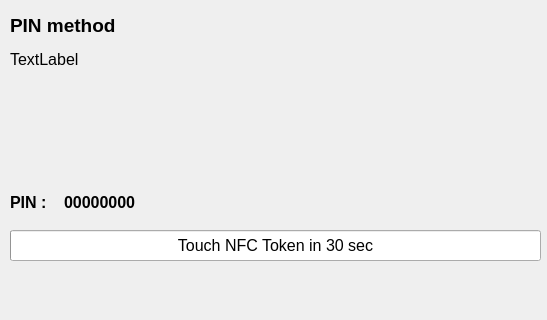
<ui version="4.0" >
 <class>DisplayPin</class>
 <widget class="QWidget" name="DisplayPin" >
  <property name="geometry" >
   <rect>
    <x>0</x>
    <y>0</y>
    <width>547</width>
    <height>320</height>
   </rect>
  </property>
  <property name="windowTitle" >
   <string/>
  </property>
  <widget class="QLabel" name="label" >
   <property name="geometry" >
    <rect>
     <x>10</x>
     <y>10</y>
     <width>501</width>
     <height>31</height>
    </rect>
   </property>
   <property name="font" >
    <font>
     <pointsize>14</pointsize>
     <weight>75</weight>
     <bold>true</bold>
    </font>
   </property>
   <property name="text" >
    <string>PIN method</string>
   </property>
  </widget>
  <widget class="QProgressBar" name="progressBar" >
   <property name="geometry" >
    <rect>
     <x>10</x>
     <y>230</y>
     <width>531</width>
     <height>31</height>
    </rect>
   </property>
   <property name="font" >
    <font>
     <pointsize>12</pointsize>
    </font>
   </property>
   <property name="maximum" >
    <number>300</number>
   </property>
   <property name="value" >
    <number>0</number>
   </property>
   <property name="orientation" >
    <enum>Qt::Horizontal</enum>
   </property>
   <property name="format" >
    <string>Touch NFC Token in 30 sec</string>
   </property>
  </widget>
  <widget class="QLabel" name="lblPIN" >
   <property name="geometry" >
    <rect>
     <x>64</x>
     <y>192</y>
     <width>471</width>
     <height>21</height>
    </rect>
   </property>
   <property name="font" >
    <font>
     <pointsize>12</pointsize>
     <weight>75</weight>
     <bold>true</bold>
    </font>
   </property>
   <property name="text" >
    <string>00000000</string>
   </property>
  </widget>
  <widget class="QLabel" name="lblComment" >
   <property name="geometry" >
    <rect>
     <x>10</x>
     <y>50</y>
     <width>521</width>
     <height>121</height>
    </rect>
   </property>
   <property name="font" >
    <font>
     <pointsize>12</pointsize>
    </font>
   </property>
   <property name="text" >
    <string>TextLabel</string>
   </property>
   <property name="alignment" >
    <set>Qt::AlignLeading|Qt::AlignLeft|Qt::AlignTop</set>
   </property>
  </widget>
  <widget class="QLabel" name="label_2" >
   <property name="geometry" >
    <rect>
     <x>10</x>
     <y>192</y>
     <width>56</width>
     <height>21</height>
    </rect>
   </property>
   <property name="font" >
    <font>
     <pointsize>12</pointsize>
     <weight>75</weight>
     <bold>true</bold>
    </font>
   </property>
   <property name="text" >
    <string>PIN :</string>
   </property>
  </widget>
 </widget>
 <resources/>
 <connections/>
</ui>
